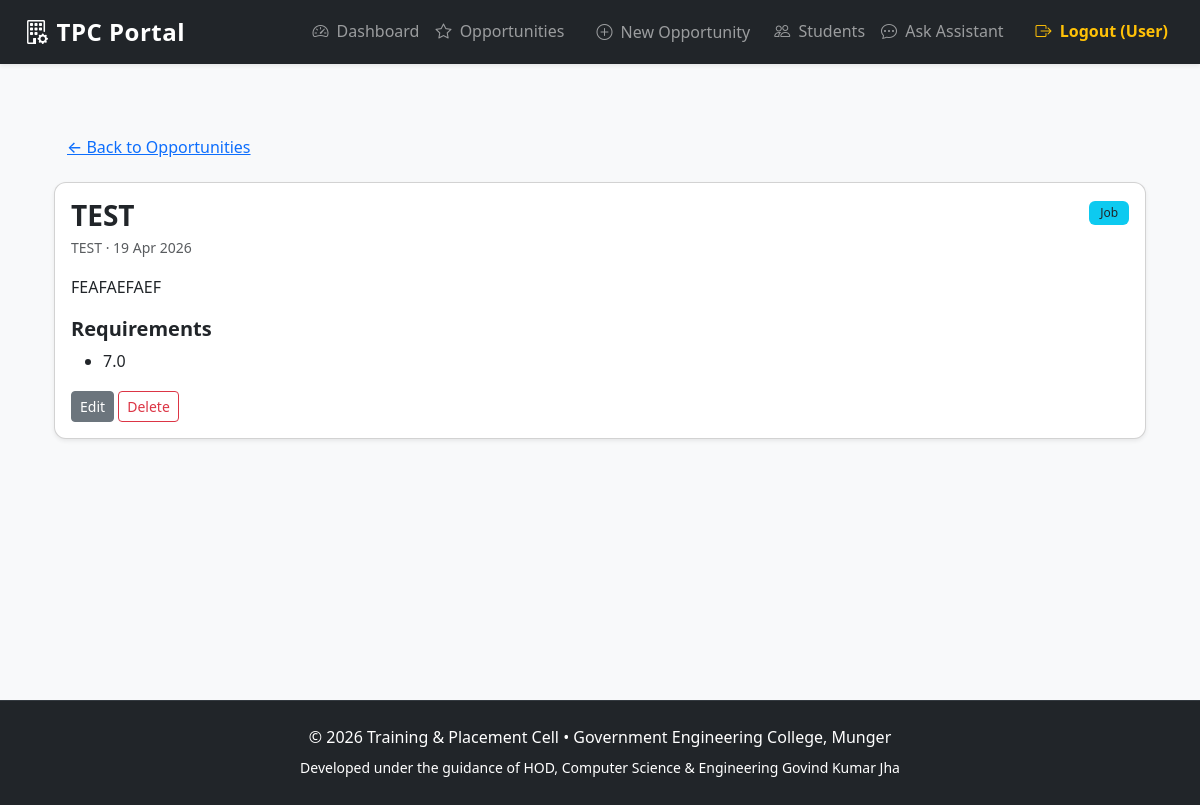
The app's page /admin/opportunity/5 (signed in) with its own data.
### app/models.py (models this page shows, shortened)
class Opportunity(db.Model):
    __tablename__ = 'opportunities'
    id = db.Column(db.Integer, primary_key=True)
    title = db.Column(db.String(200), nullable=False)
    type = db.Column(db.String(50), nullable=False)  # e.g. Job, Internship, Session, Hackathon, Bootcamp, Seminar
    organizer = db.Column(db.String(150))
    company_name = db.Column(db.String(150))
    description = db.Column(db.Text)
    requirements = db.Column(db.Text)  # JSON string or newline-separated list
    date = db.Column(db.DateTime)
    mode = db.Column(db.String(50))
    ctc = db.Column(db.String(50))  # e.g. "12 LPA", "500/month"
    min_cgpa = db.Column(db.Float)  # Minimum CGPA required
    allowed_branches = db.Column(db.Text)  # comma-separated
    deadline = db.Column(db.DateTime)  # Application deadline
    created_at = db.Column(db.DateTime, default=datetime.utcnow)
    def get_requirements_list(self):
        if not self.requirements:
            return []
        try:
            import json
            data = json.loads(self.requirements)
            if isinstance(data, list):
                return data
        except Exception:
            pass
        return [r.strip() for r in self.requirements.splitlines() if r.strip()]

### app/admin/routes.py (the view)
@bp.route('/opportunity/<int:opp_id>')
@admin_required
def view_opportunity(opp_id):
    opp = Opportunity.query.get_or_404(opp_id)
    return render_template('admin/opportunity_detail.html', opportunity=opp)

### app/admin/routes.py (called while the page is built)
def admin_required(f):
    @wraps(f)
    def decorated_function(*args, **kwargs):
        if 'user_id' not in session or session.get('role') != 'Admin':
            flash('You must be an admin to access this page.', 'danger')
            return redirect(url_for('auth.login'))
        return f(*args, **kwargs)
    return decorated_function

### templates/admin/opportunity_detail.html (shortened to what this page needs)
{% extends "base.html" %}
{% block content %}
<div class="container py-4">
    <a href="{{ url_for('admin.opportunities') }}" class="btn btn-link">← Back to Opportunities</a>
    <div class="card shadow-sm mt-3">
        <div class="card-body">
            <div class="d-flex justify-content-between align-items-start mb-2">
                <div>
                    <h3 class="mb-1">{{ opportunity.title }}</h3>
                    <p class="small text-muted mb-0">{{ opportunity.organizer or opportunity.company_name or 'Admin' }} · {{ opportunity.date.strftime('%d %b %Y') if opportunity.date else 'TBA' }}</p>
                </div>
                <div>
                    <span class="badge bg-info text-dark">{{ opportunity.type }}</span>
                </div>
            </div>
            <p class="mt-3">{{ opportunity.description or 'No description provided.' }}</p>
            <h5>Requirements</h5>
            {% set reqs = opportunity.get_requirements_list() %}
            {% if reqs %}
                <ul>
                    {% for r in reqs %}
                        <li>{{ r }}</li>
                    {% endfor %}
                </ul>
            {% else %}
                <p class="text-muted">No specific requirements.</p>
            {% endif %}
            <div class="mt-3">
                <a href="{{ url_for('admin.edit_opportunity', opp_id=opportunity.id) }}" class="btn btn-secondary btn-sm">Edit</a>
                <form action="{{ url_for('admin.delete_opportunity', opp_id=opportunity.id) }}" method="post" class="d-inline">
                    <button class="btn btn-outline-danger btn-sm" onclick="return confirm('Delete this opportunity?')">Delete</button>
                </form>
            </div>
        </div>
    </div>
</div>
{% endblock %}

### static/css/styles.css (style rules this page uses)
:root { --primary: #0d6efd; --primary-dark: #0b5ed7; --success: #198754; --warning: #ffc107; --danger: #dc3545; --info: #0dcaf0; --light-bg: #f8f9fa; --dark-bg: #212529; }
body { font-family: 'Segoe UI', system-ui, -apple-system, sans-serif; background-color: var(--light-bg); color: #333; line-height: 1.6; }
h1, h2, h3, h4, h5, h6 { font-weight: 600; }
.card { border-radius: 12px; overflow: hidden; }
.shadow-sm { box-shadow: 0 0.125rem 0.25rem rgba(0, 0, 0, 0.075) !important; }
.btn { font-weight: 500; transition: all 0.15s ease; white-space: nowrap; }
.badge { font-weight: 500; padding: 0.5em 0.9em; }

### records on screen
Opportunity: title "TEST", organizer "TEST", date "19 Apr 2026", type "Job", description "FEAFAEFAEF", requirements "7.0"

### other values on screen
{{ session.username if 'username' in session else 'User' }} "User"
